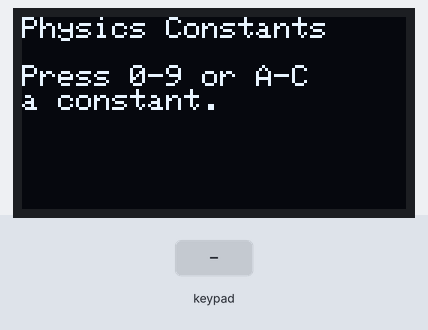
Bench run of a sketch on a simulated ESP32. Parts: 128×64 one-colour display. The inputs (shaded band) are chosen by the test bench.

Above: at 1.2 s.
1.3 s: keypad keys 1 3 1 2 1 4 2 7 A pressed 0.4 s apart
At 5.5 s:
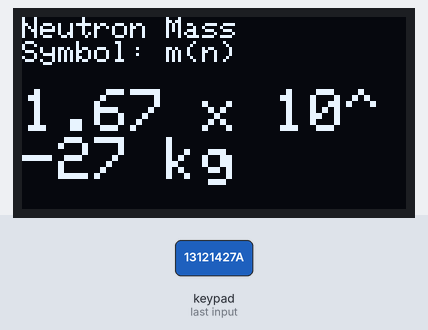
6.4 s: key '5' pressed
At 6.8 s:
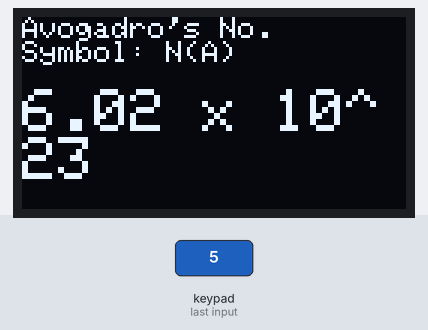
7.9 s: key '6' pressed
At 9.1 s:
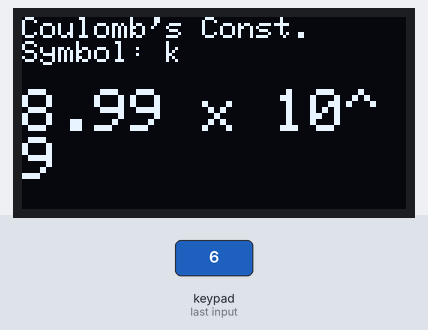
9.4 s: keypad keys 1 3 9 7 2 2 2 2 pressed 0.4 s apart
At 11.7 s:
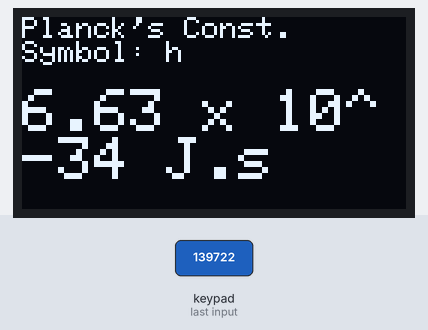
14.1 s: key 'B' pressed
At 15.0 s:
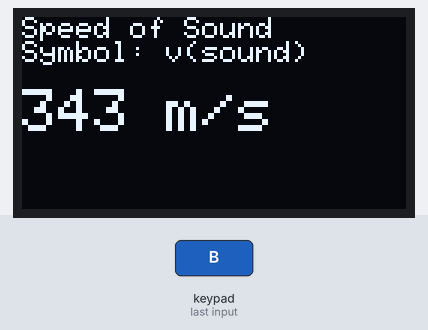
15.6 s: key '8' pressed
At 16.2 s:
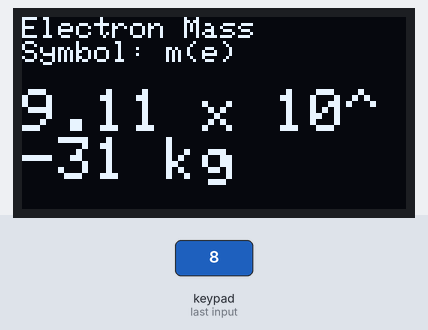
Timing chart, 0 to 18.1 s (numbered marks = the images above; inputs shaded):
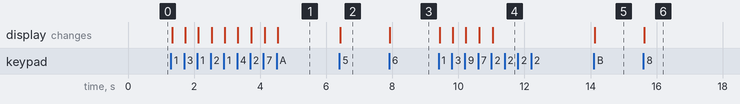

Measured:
- after the input at 1.3 s, the display: first changes at once (image 1 shows a later state)
- after the input at 6.4 s, the display: changes at once (image 2)
- after the input at 7.9 s, the display: changes at once (image 3)
- after the input at 9.4 s, the display: first changes at once (image 4 shows a later state)
- after the input at 14.1 s, the display: changes at once (image 5)
- after the input at 15.6 s, the display: changes at once (image 6)

The sketch:

C1_Three_More_Constants.ino
```cpp
#include <Wire.h>
#include <Adafruit_GFX.h>
#include <Adafruit_SSD1306.h>
#include <Keypad.h>

#define SCREEN_WIDTH 128
#define SCREEN_HEIGHT 64
Adafruit_SSD1306 display(SCREEN_WIDTH, SCREEN_HEIGHT, &Wire, -1);

const byte ROWS = 4;
const byte COLS = 4;
char keys[ROWS][COLS] = {
  {'1','2','3','A'},
  {'4','5','6','B'},
  {'7','8','9','C'},
  {'*','0','#','D'}
};
byte rowPins[ROWS] = {13, 12, 14, 27};
byte colPins[COLS] = {26, 25, 33, 32};
Keypad keypad = Keypad(makeKeymap(keys), rowPins, colPins, ROWS, COLS);

// ---------- NEW: LOOKUP ARRAYS ----------
// The three lists are lined up by position: place 0 in ALL
// three lists describes the SAME constant ("parallel arrays").
String constantNames[13] = {   // CHALLENGE 1: 10 -> 13 places
  "Speed of Light", "Gravity (Earth)", "Planck's Const.",
  "Electron Charge", "Gas Constant", "Avogadro's No.",
  "Coulomb's Const.", "Boltzmann Const.", "Electron Mass", "Proton Mass",
  "Neutron Mass", "Speed of Sound", "Water Density"   // keys A, B, C
};
String constantSymbols[13] = {
  "c", "g", "h", "e", "R", "N(A)", "k", "k(B)", "m(e)", "m(p)",
  "m(n)", "v(sound)", "rho"
};
String constantValues[13] = {
  "3.0 x 10^8 m/s", "9.8 m/s^2", "6.63 x 10^-34 J.s",
  "1.6 x 10^-19 C", "8.31 J/mol.K", "6.02 x 10^23",
  "8.99 x 10^9", "1.38 x 10^-23", "9.11 x 10^-31 kg", "1.67 x 10^-27 kg",
  "1.67 x 10^-27 kg", "343 m/s", "1000 kg/m^3"
};

void setup() {
  Serial.begin(115200);
  if (!display.begin(SSD1306_SWITCHCAPVCC, 0x3C)) {
    Serial.println("OLED not found");
    while (true);
  }
  display.setTextColor(SSD1306_WHITE);
  showWelcomeScreen();
}

void loop() {
  char key = keypad.getKey();
  if (!key) return;

  // Only respond to number keys 0-9
  if (key >= '0' && key <= '9') {
    int index = key - '0';   // turns the character '5' into the number 5
    showConstant(index);
  }
  // CHALLENGE 1: letters need their own check, because key - '0' only works for digits
  else if (key == 'A') showConstant(10);
  else if (key == 'B') showConstant(11);
  else if (key == 'C') showConstant(12);
}

void showWelcomeScreen() {
  display.clearDisplay();
  display.setTextSize(1);
  display.setCursor(0, 0);
  display.println("Physics Constants");
  display.println("");
  display.println("Press 0-9 or A-C");
  display.println("a constant.");
  display.display();
}

void showConstant(int index) {
  display.clearDisplay();
  display.setTextSize(1);
  display.setCursor(0, 0);
  display.println(constantNames[index]);
  display.print("Symbol: ");
  display.println(constantSymbols[index]);
  display.println("");
  display.setTextSize(2);
  display.println(constantValues[index]);
  display.display();
}
```
